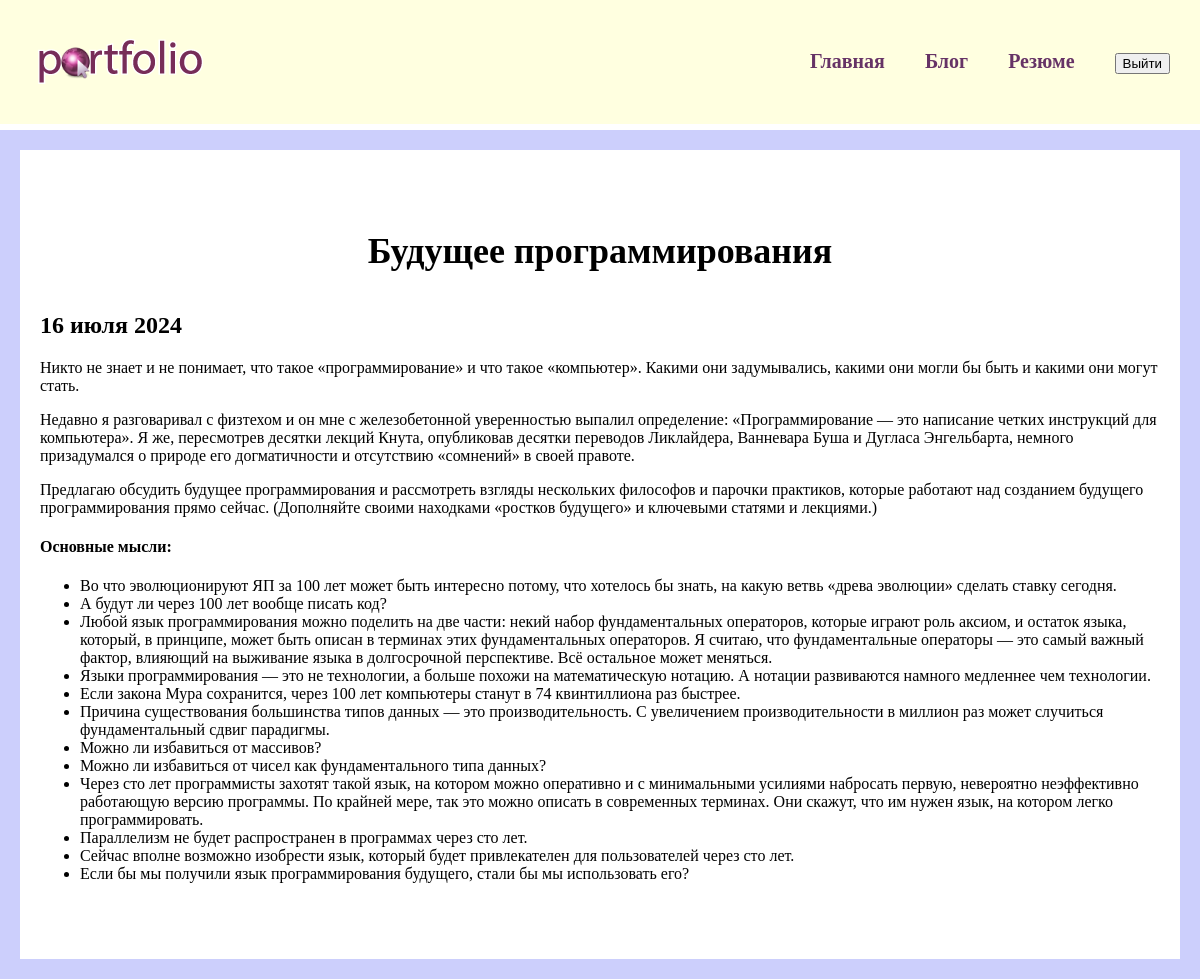
Page /blog/2/ (signed in) on the committed database.
### blog/models.py (models this page shows, shortened)
class Blog(models.Model):
    title = models.CharField(max_length=200)
    description = models.TextField()
    date = models.DateField()

### blog/views.py (the view)
# urls.py: path('<int:blog_id>/', views.detail, name='detail'),
@login_required()
def detail(request, blog_id):
    blog = get_object_or_404(Blog, pk=blog_id)
    return render(request, 'blog/details.html', {'blog': blog})

### blog/templates/blog/details.html
{% extends 'skills/base.html' %}
{% block content%}
<div class="detail">
    <h1>{{ blog.title }}</h1>
    <h2>{{ blog.date|date:'j E Y'}}</h2>
    {{ blog.description|safe }}
</div>
{% endblock content%}

### skills/static/css/style.css (style rules this page uses)
body { background-color: #cccffc; margin: 0; padding: 0; }
.content h1 { text-align: center; margin: 60px 0 40px; font-size: 36px; }
.detail { background: #FFF; padding: 20px 20px 60px; }

### rows in the picture
Blog: title "Будущее программирования", date "16 июля 2024", description "Никто не знает и не понимает, что такое «программирование» и что такое «компьютер». Какими они задумывались, какими они могли бы быть и какими они могут стать. Недавно я разговаривал с физтехом и он мне с железобетонной уверенностью выпалил определение: «Программирование — это написание четких инструкций для компьютера». Я же, пересмотрев десятки лекций Кнута, опубликовав десятки переводов Ликлайдера, Ванневара Буша и Дугласа Энгельбарта, немного призадумался о природе его догматичности и отсутствию «сомнений» в своей правоте. Предлагаю обсудить будущее программирования и рассмотреть взгляды нескольких философов и парочки практиков, которые работают над созданием будущего программирования…"
